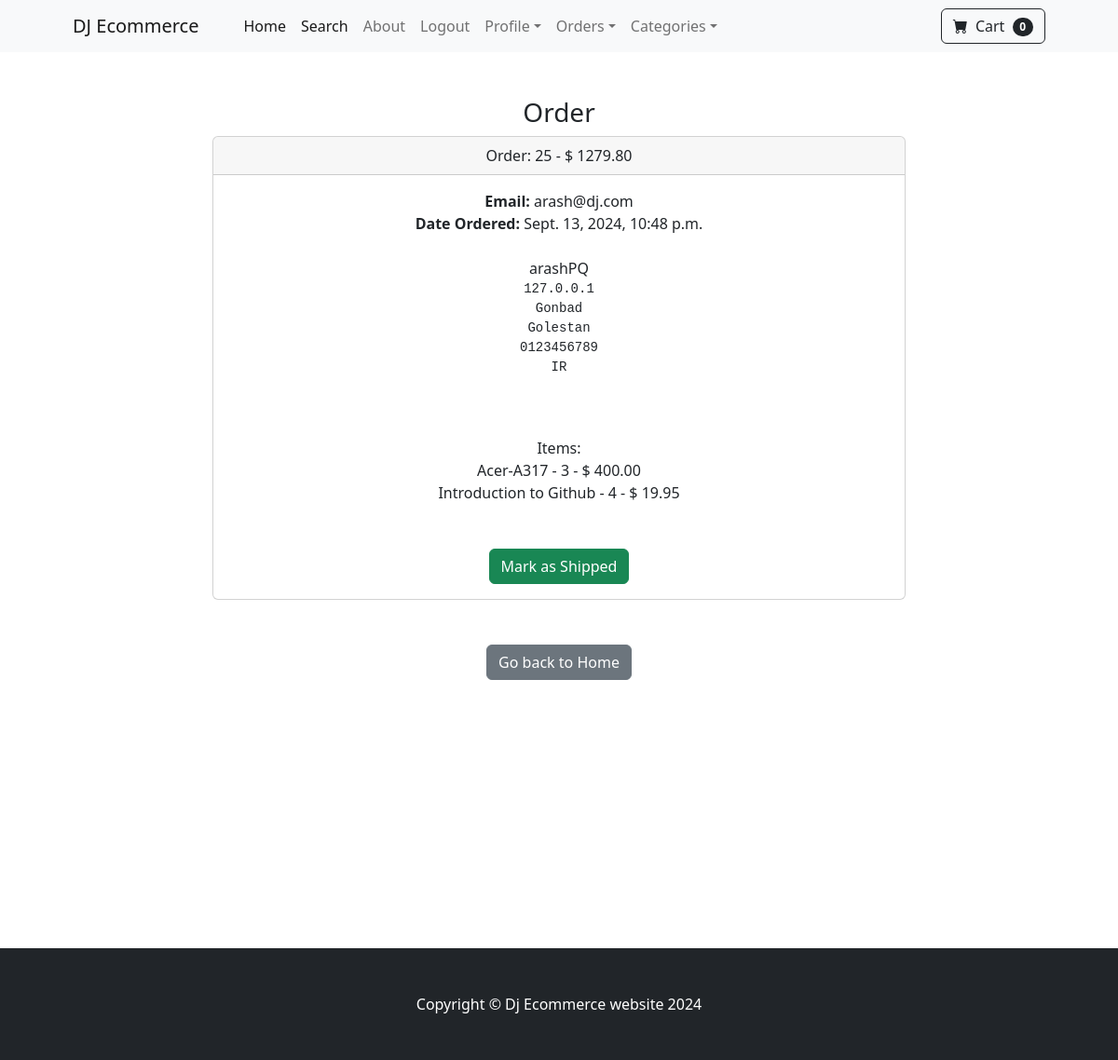
The page /payment/order/25/ (signed in) on the database its author committed.
### payment/models.py (models this page shows, shortened)
class Order(models.Model):
    user = models.ForeignKey(User, on_delete=models.CASCADE, null=True, blank=True)
    full_name = models.CharField(max_length=256)
    email = models.EmailField()
    shipping_address = models.TextField(max_length=2500)
    amount_paid = models.DecimalField(max_digits=8, decimal_places=2)
    date_order = models.DateTimeField(auto_now_add=True)
    shipped = models.BooleanField(default=False)
    date_shipped = models.DateTimeField(blank=True, null=True)

class OrderItems(models.Model):
    order = models.ForeignKey(Order, on_delete=models.CASCADE, null=True)
    products = models.ForeignKey(Product, on_delete=models.CASCADE, null=True)
    user = models.ForeignKey(User, on_delete=models.CASCADE, null=True, blank=True)
    quantity = models.PositiveBigIntegerField(default=1)
    price = models.DecimalField(max_digits=8, decimal_places=2)

### store/models.py (models this page shows)
class Product(models.Model):
    name = models.CharField(max_length=64)
    price = models.DecimalField(default=0, decimal_places=2, max_digits=8)
    category = models.ForeignKey(Category, on_delete=models.CASCADE, default=1)
    subcategory = models.ForeignKey(SubCategory, on_delete=models.CASCADE, default=None)
    description = models.CharField(max_length=256, default='', blank=True, null=True)
    image = models.ImageField(upload_to='uploads/product-image/')      # media/uploads/product-image
    is_sale = models.BooleanField(default=False)
    sale_price = models.DecimalField(default=0, decimal_places=2, max_digits=8)
    def __str__(self):
        return self.name

### payment/views.py (the view, shortened to what this page needs)
# urls.py: path('order/<int:pk>/', views.orders, name='orders'),
def orders(request, pk):
    if request.user.is_authenticated and request.user.is_superuser:
        orders = Order.objects.get(id=pk)
        items = OrderItems.objects.filter(order=pk)
        return render(request, 'payment/order_detail.html', {
            "orders": orders,
            "items": items,
        })
    else:
        messages.error(request, ("Oops!!... Access Denied !!"))
        return redirect('store:index')

### cart/cart.py (called while the page is built)
    def __len__(self):
        return len(self.cart)

### cart/context_processors.py (called while the page is built)
def cart(request):
    return {'cart': Cart(request)}

### payment/templates/payment/order_detail.html (shortened to what this page needs)
{% extends "base.html" %}
{% load static %}
{% block content %}
    <div class="container">
        <div class="row">
            <center>
                <div class="col-8">
                    <br><br>
                    <h3>Order</h3>
                    <div class="card">
                        <div class="card-header">
                            Order: {{ orders.id }} - $ {{ orders.amount_paid }}
                        </div>
                        <div class="card-body">
                            <strong>Email:</strong> {{ orders.email }}<br>
                            {% if orders.date_shipped %}
                                <strong>Date Shipped:</strong> {{ orders.date_shipped }}<br>
                            {% else %}
                                <strong>Date Ordered:</strong> {{ orders.date_order }}<br>
                            {% endif %}
                            <br>
                            {{ orders.full_name }}<br>
                            <pre>{{ orders.shipping_address }}</pre>
                            <br><br>
                            Items: <br>
                            {% for item in items %}
                                {{ item.products }} - {{ item.quantity }} - $ {{ item.price }}<br>
                            {% endfor %}
                            <br><br>
                            {% if not orders.shipped %}
                            <form method="POST" action="">
                                <button type="submit" class="btn btn-success">
                                    Mark as Shipped
                                </button>
                            </form>
                            {% endif %}
                        </div>
                      </div><br><br>
                      <a href="{% url "store:index" %}" class="btn btn-secondary">Go back to Home</a>
                </div>
            </center>
        </div>
        <br><br><br><br><br><br>
        <br><br><br><br><br><br>
    </div>
{% endblock content %}

### rows shown on the page
Order: id "25", amount_paid "1279.80", email "arash@dj.com", date_order "Sept. 13, 2024, 10:48 p.m.", full_name "arashPQ", shipping_address "127.0.0.1 Gonbad Golestan 0123456789 IR"
OrderItems: products "Acer-A317", quantity "3", price "400.00"
OrderItems: products "Introduction to Github", quantity "4", price "19.95"

### other values the page prints
{{ cart|length }} "0"
